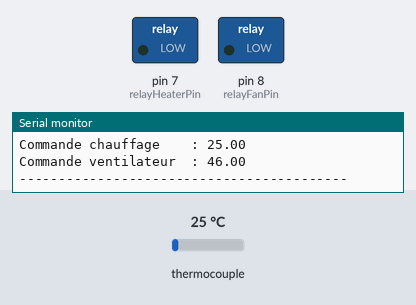
Recording of a sketch running on a simulated Arduino Uno, built with avr-gcc and run on an emulated ATmega328P. Parts: switched loads named in the sketch (green lamp = pin HIGH), the last lines printed to the serial monitor. The inputs (shaded band) are chosen by the test bench; at power-on: thermocouple 25 °C.

Above: at 1.7 s.
1.8 s: thermocouple set to 22 °C
At 3.9 s:
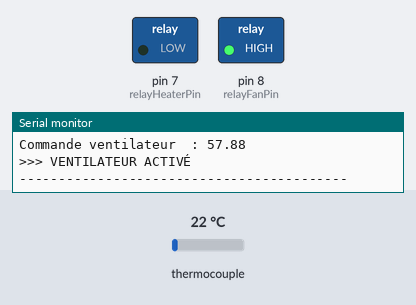
4.7 s: thermocouple set to 75 °C
At 5.4 s:
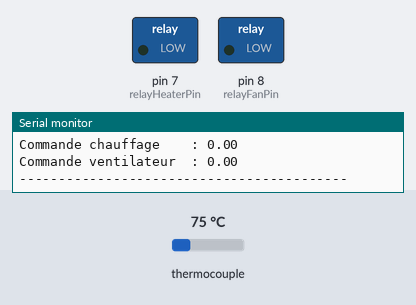
7.6 s: thermocouple set to 55 °C
10.5 s: thermocouple set to 45 °C
At 12.7 s:
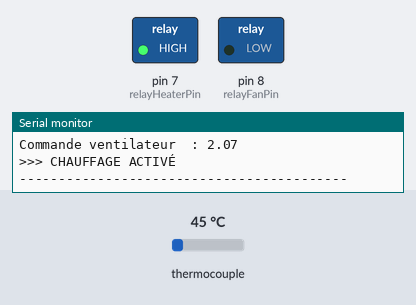
13.4 s: thermocouple set to 32 °C
16.3 s: thermocouple set to 28 °C
At 19.2 s:
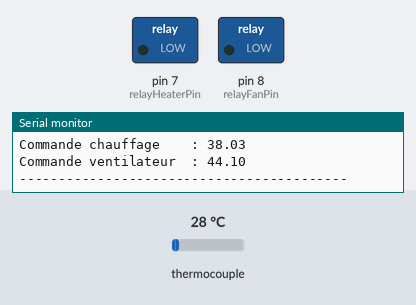
Timing chart, 0 to 20.7 s (numbered marks = the images above; inputs shaded):
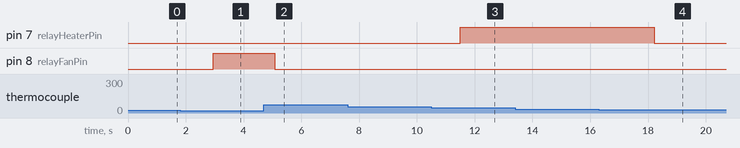

The sketch:

fuzzy_temperature.ino
```cpp
/*
 * ============================================================
 * RÉGULATEUR DE TEMPÉRATURE PAR LOGIQUE FLOUE
 * ============================================================
 * Auteure  : Fedia GUIRAT
 * Projet   : PFE Ingénieure en Informatique Embarquée
 * École    : ITBS Nabeul, Tunisie
 * Année    : 2017-2018
 *
 * Description :
 * Ce programme implémente un régulateur de température industriel
 * utilisant la logique floue (Fuzzy Logic) via la bibliothèque eFLL.
 * Le système mesure la température via un thermocouple (MAX6675)
 * et commande des actionneurs (chauffage / ventilation) via des relais.
 * ============================================================
 */

#include <FuzzyRule.h>
#include <FuzzyComposition.h>
#include <Fuzzy.h>
#include <FuzzyRuleConsequent.h>
#include <FuzzyOutput.h>
#include <FuzzyInput.h>
#include <FuzzyIO.h>
#include <FuzzySet.h>
#include <FuzzyRuleAntecedent.h>
#include <SPI.h>
#include <max6675.h>

// ============================================================
// DÉCLARATION DES BROCHES
// ============================================================
const int relayHeaterPin = 7;   // Relais chauffage
const int relayFanPin    = 8;   // Relais ventilateur
const int thermoCLK      = 6;   // MAX6675 CLK
const int thermoCS       = 5;   // MAX6675 CS
const int thermoDO       = 4;   // MAX6675 DO

// ============================================================
// VARIABLES GLOBALES
// ============================================================
float temperature = 0.0;
float pression    = 0.0;
int   consigne    = 25;         // Consigne de température (°C)

// Sorties du régulateur flou
float chaudier    = 0.0;
float ventilateur = 0.0;

// Capteur thermocouple
MAX6675 thermocouple(thermoCLK, thermoCS, thermoDO);

// Objet régulateur flou
Fuzzy* fuzzy = new Fuzzy();

// ============================================================
// FONCTION : INITIALISATION DU RÉGULATEUR FLOU
// ============================================================
void setup_fuzzy() {

  // --- Univers de discours : Température externe ---
  FuzzyInput* temperature_extern = new FuzzyInput(1);

  FuzzySet* moin   = new FuzzySet(0,  0,  0,  25);   // Froid
  FuzzySet* meme   = new FuzzySet(20, 25, 25, 30);   // Tiède
  FuzzySet* supieur = new FuzzySet(25, 50, 50, 50);  // Chaud

  temperature_extern->addFuzzySet(moin);
  temperature_extern->addFuzzySet(meme);
  temperature_extern->addFuzzySet(supieur);
  fuzzy->addFuzzyInput(temperature_extern);

  // --- Univers de discours : Pression ---
  FuzzyInput* pression_input = new FuzzyInput(3);

  FuzzySet* faible3  = new FuzzySet(0,   0,   0,   700);
  FuzzySet* normal3  = new FuzzySet(350, 700, 700, 1023);
  FuzzySet* eleve3   = new FuzzySet(700, 1023, 1500, 1500);

  pression_input->addFuzzySet(faible3);
  pression_input->addFuzzySet(normal3);
  pression_input->addFuzzySet(eleve3);
  fuzzy->addFuzzyInput(pression_input);

  // --- Sortie : Chaudière (chauffage) ---
  FuzzyOutput* chaudier_out = new FuzzyOutput(1);

  FuzzySet* Stre_faible1 = new FuzzySet(0,  0,  0,  6);
  FuzzySet* S_faible1    = new FuzzySet(0,  23, 23, 46);
  FuzzySet* S_moyen1     = new FuzzySet(23, 46, 46, 69);
  FuzzySet* S_eleve1     = new FuzzySet(46, 77, 77, 115);
  FuzzySet* Stre_eleve1  = new FuzzySet(96, 115, 115, 115);

  chaudier_out->addFuzzySet(Stre_faible1);
  chaudier_out->addFuzzySet(S_faible1);
  chaudier_out->addFuzzySet(S_moyen1);
  chaudier_out->addFuzzySet(S_eleve1);
  chaudier_out->addFuzzySet(Stre_eleve1);
  fuzzy->addFuzzyOutput(chaudier_out);

  // --- Sortie : Ventilateur ---
  FuzzyOutput* ventilateur_out = new FuzzyOutput(2);

  FuzzySet* Stre_faible2 = new FuzzySet(0,  10, 10, 10);
  FuzzySet* S_faible2    = new FuzzySet(0,  25, 25, 50);
  FuzzySet* S_moyen2     = new FuzzySet(25, 50, 50, 75);
  FuzzySet* S_eleve2     = new FuzzySet(50, 75, 75, 100);

  ventilateur_out->addFuzzySet(Stre_faible2);
  ventilateur_out->addFuzzySet(S_faible2);
  ventilateur_out->addFuzzySet(S_moyen2);
  ventilateur_out->addFuzzySet(S_eleve2);
  fuzzy->addFuzzyOutput(ventilateur_out);

  // --- Règle 1 : Si température FROIDE → Chauffage ÉLEVÉ ---
  FuzzyRuleAntecedent* ifTempFroide = new FuzzyRuleAntecedent();
  ifTempFroide->joinSingle(moin);
  FuzzyRuleConsequent* thenChauffageEleve = new FuzzyRuleConsequent();
  thenChauffageEleve->addOutput(S_eleve1);
  thenChauffageEleve->addOutput(Stre_faible2);
  FuzzyRule* rule1 = new FuzzyRule(1, ifTempFroide, thenChauffageEleve);
  fuzzy->addFuzzyRule(rule1);

  // --- Règle 2 : Si température TIÈDE → Maintien ---
  FuzzyRuleAntecedent* ifTempTiede = new FuzzyRuleAntecedent();
  ifTempTiede->joinSingle(meme);
  FuzzyRuleConsequent* thenMaintien = new FuzzyRuleConsequent();
  thenMaintien->addOutput(S_moyen1);
  thenMaintien->addOutput(S_faible2);
  FuzzyRule* rule2 = new FuzzyRule(2, ifTempTiede, thenMaintien);
  fuzzy->addFuzzyRule(rule2);

  // --- Règle 3 : Si température CHAUDE → Ventilation ÉLEVÉE ---
  FuzzyRuleAntecedent* ifTempChaude = new FuzzyRuleAntecedent();
  ifTempChaude->joinSingle(supieur);
  FuzzyRuleConsequent* thenVentilationElevee = new FuzzyRuleConsequent();
  thenVentilationElevee->addOutput(Stre_faible1);
  thenVentilationElevee->addOutput(S_eleve2);
  FuzzyRule* rule3 = new FuzzyRule(3, ifTempChaude, thenVentilationElevee);
  fuzzy->addFuzzyRule(rule3);
}

// ============================================================
// FONCTION : FUZZIFICATION ET DÉFUZZIFICATION
// ============================================================
void fuzzifier() {
  fuzzy->setInput(1, temperature);
  fuzzy->setInput(3, pression);

  fuzzy->fuzzify();

  ventilateur = fuzzy->defuzzify(1);
  chaudier    = fuzzy->defuzzify(2);
}

// ============================================================
// FONCTION : COMMANDER LES ACTIONNEURS
// ============================================================
void commanderActionneurs() {
  // Chauffage
  if (chaudier > 50) {
    digitalWrite(relayHeaterPin, HIGH);
    Serial.println(">>> CHAUFFAGE ACTIVÉ");
  } else {
    digitalWrite(relayHeaterPin, LOW);
  }

  // Ventilateur
  if (ventilateur > 50) {
    digitalWrite(relayFanPin, HIGH);
    Serial.println(">>> VENTILATEUR ACTIVÉ");
  } else {
    digitalWrite(relayFanPin, LOW);
  }
}

// ============================================================
// SETUP ARDUINO
// ============================================================
void setup() {
  Serial.begin(9600);
  Serial.println("=== RÉGULATEUR DE TEMPÉRATURE - LOGIQUE FLOUE ===");

  // Configuration des broches relais
  pinMode(relayHeaterPin, OUTPUT);
  pinMode(relayFanPin,    OUTPUT);
  digitalWrite(relayHeaterPin, LOW);
  digitalWrite(relayFanPin,    LOW);

  // Initialisation du régulateur flou
  setup_fuzzy();

  Serial.println("Système initialisé. Démarrage de la régulation...");
  delay(500);
}

// ============================================================
// BOUCLE PRINCIPALE
// ============================================================
void loop() {
  // 1. Lecture de la température via thermocouple
  temperature = thermocouple.readCelsius();

  Serial.print("Température mesurée : ");
  Serial.print(temperature);
  Serial.println(" °C");

  Serial.print("Consigne           : ");
  Serial.print(consigne);
  Serial.println(" °C");

  // 2. Fuzzification et calcul de la commande
  fuzzifier();

  Serial.print("Commande chauffage    : ");
  Serial.println(chaudier);
  Serial.print("Commande ventilateur  : ");
  Serial.println(ventilateur);

  // 3. Commander les actionneurs
  commanderActionneurs();

  Serial.println("------------------------------------------");
  delay(2000); // Attente 2 secondes entre chaque mesure
}
```

Measured:
- the behaviour switches between 24 and 23 °C on thermocouple (found by bisection; images 0 and 1)
- the behaviour switches between 51 and 50 °C on thermocouple (found by bisection; images 2 and 3)
- the behaviour switches between 30 and 29 °C on thermocouple (found by bisection; images 3 and 4)
- after the input at 1.8 s, pin 8 (relayFanPin): LOW → HIGH after 1.1 s
- after the input at 4.7 s, pin 8 (relayFanPin): HIGH → LOW after 0.37 s
- after the input at 10.5 s, pin 7 (relayHeaterPin): LOW → HIGH after 1.0 s
- after the input at 16.3 s, pin 7 (relayHeaterPin): HIGH → LOW after 1.9 s
